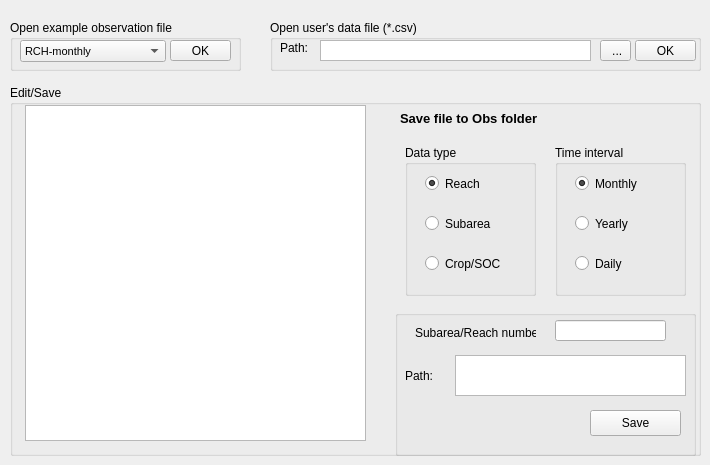
    <widget class="QWidget" name="obs">
     <attribute name="title">
      <string>Observed data</string>
     </attribute>
     <widget class="QGroupBox" name="groupBox_9">
      <property name="geometry">
       <rect>
        <x>10</x>
        <y>20</y>
        <width>231</width>
        <height>51</height>
       </rect>
      </property>
      <property name="title">
       <string>Open example observation file</string>
      </property>
      <widget class="QComboBox" name="drop_obsexamp">
       <property name="geometry">
        <rect>
         <x>10</x>
         <y>20</y>
         <width>146</width>
         <height>22</height>
        </rect>
       </property>
       <property name="font">
        <font>
         <pointsize>8</pointsize>
        </font>
       </property>
       <item>
        <property name="text">
         <string>RCH-monthly</string>
        </property>
       </item>
       <item>
        <property name="text">
         <string>RCH-daily</string>
        </property>
       </item>
       <item>
        <property name="text">
         <string>RCH-yearly</string>
        </property>
       </item>
       <item>
        <property name="text">
         <string>SUB-monthly</string>
        </property>
       </item>
       <item>
        <property name="text">
         <string>SUB-daily</string>
        </property>
       </item>
       <item>
        <property name="text">
         <string>SUB-yearly</string>
        </property>
       </item>
       <item>
        <property name="text">
         <string>Crop yield -yearly</string>
        </property>
       </item>
      </widget>
      <widget class="QPushButton" name="btn_obsexample">
       <property name="geometry">
        <rect>
         <x>160</x>
         <y>20</y>
         <width>61</width>
         <height>21</height>
        </rect>
       </property>
       <property name="text">
        <string>OK</string>
       </property>
      </widget>
     </widget>
     <widget class="QGroupBox" name="groupBox_12">
      <property name="geometry">
       <rect>
        <x>270</x>
        <y>20</y>
        <width>431</width>
        <height>51</height>
       </rect>
      </property>
      <property name="title">
       <string>Open user's data file (*.csv)</string>
      </property>
      <widget class="QToolButton" name="btn_user_obs_file_path">
       <property name="geometry">
        <rect>
         <x>330</x>
         <y>20</y>
         <width>31</width>
         <height>21</height>
        </rect>
       </property>
       <property name="text">
        <string> ...</string>
       </property>
      </widget>
      <widget class="QTextEdit" name="txt_user_obs_path">
       <property name="geometry">
        <rect>
         <x>50</x>
         <y>20</y>
         <width>271</width>
         <height>21</height>
        </rect>
       </property>
       <property name="verticalScrollBarPolicy">
        <enum>Qt::ScrollBarAlwaysOff</enum>
       </property>
       <property name="horizontalScrollBarPolicy">
        <enum>Qt::ScrollBarAlwaysOff</enum>
       </property>
      </widget>
      <widget class="QLabel" name="label_9">
       <property name="geometry">
        <rect>
         <x>10</x>
         <y>20</y>
         <width>36</width>
         <height>16</height>
        </rect>
       </property>
       <property name="text">
        <string>Path:</string>
       </property>
      </widget>
      <widget class="QPushButton" name="btn_user_obs_open">
       <property name="geometry">
        <rect>
         <x>365</x>
         <y>20</y>
         <width>61</width>
         <height>21</height>
        </rect>
       </property>
       <property name="text">
        <string>OK</string>
       </property>
      </widget>
     </widget>
     <widget class="QGroupBox" name="groupBox_7">
      <property name="geometry">
       <rect>
        <x>10</x>
        <y>85</y>
        <width>691</width>
        <height>371</height>
       </rect>
      </property>
      <property name="title">
       <string>Edit/Save</string>
      </property>
      <widget class="QTextEdit" name="txt_obs_show">
       <property name="geometry">
        <rect>
         <x>15</x>
         <y>20</y>
         <width>341</width>
         <height>336</height>
        </rect>
       </property>
       <property name="lineWrapMode">
        <enum>QTextEdit::NoWrap</enum>
       </property>
      </widget>
      <widget class="QGroupBox" name="groupBox_10">
       <property name="geometry">
        <rect>
         <x>395</x>
         <y>60</y>
         <width>131</width>
         <height>151</height>
        </rect>
       </property>
       <property name="title">
        <string>Data type</string>
       </property>
       <widget class="QRadioButton" name="rb_user_obs_type_rch">
        <property name="geometry">
         <rect>
          <x>20</x>
          <y>30</y>
          <width>91</width>
          <height>17</height>
         </rect>
        </property>
        <property name="text">
         <string>Reach</string>
        </property>
        <property name="checked">
         <bool>true</bool>
        </property>
       </widget>
       <widget class="QRadioButton" name="rb_user_obs_type_sub">
        <property name="geometry">
         <rect>
          <x>20</x>
          <y>70</y>
          <width>91</width>
          <height>17</height>
         </rect>
        </property>
        <property name="text">
         <string>Subarea</string>
        </property>
       </widget>
       <widget class="QRadioButton" name="rb_user_obs_type_crp">
        <property name="geometry">
         <rect>
          <x>20</x>
          <y>110</y>
          <width>82</width>
          <height>17</height>
         </rect>
        </property>
        <property name="text">
         <string>Crop/SOC</string>
        </property>
       </widget>
      </widget>
      <widget class="QGroupBox" name="groupBox_11">
       <property name="geometry">
        <rect>
         <x>545</x>
         <y>60</y>
         <width>131</width>
         <height>151</height>
        </rect>
       </property>
       <property name="title">
        <string>Time interval</string>
       </property>
       <widget class="QRadioButton" name="rb_user_obs_mon">
        <property name="geometry">
         <rect>
          <x>20</x>
          <y>30</y>
          <width>82</width>
          <height>17</height>
         </rect>
        </property>
        <property name="text">
         <string>Monthly</string>
        </property>
        <property name="checked">
         <bool>true</bool>
        </property>
       </widget>
       <widget class="QRadioButton" name="rb_user_obs_yr">
        <property name="geometry">
         <rect>
          <x>20</x>
          <y>70</y>
          <width>82</width>
          <height>17</height>
         </rect>
        </property>
        <property name="text">
         <string>Yearly</string>
        </property>
       </widget>
       <widget class="QRadioButton" name="rb_user_obs_day">
        <property name="geometry">
         <rect>
          <x>20</x>
          <y>110</y>
          <width>82</width>
          <height>17</height>
         </rect>
        </property>
        <property name="text">
         <string>Daily</string>
        </property>
       </widget>
      </widget>
      <widget class="QGroupBox" name="groupBox_6">
       <property name="geometry">
        <rect>
         <x>385</x>
         <y>225</y>
         <width>301</width>
         <height>146</height>
        </rect>
       </property>
       <property name="title">
        <string/>
       </property>
       <widget class="QLabel" name="label_4">
        <property name="geometry">
         <rect>
          <x>20</x>
          <y>15</y>
          <width>121</width>
          <height>16</height>
         </rect>
        </property>
        <property name="frameShape">
         <enum>QFrame::NoFrame</enum>
        </property>
        <property name="text">
         <string>Subarea/Reach number:</string>
        </property>
       </widget>
       <widget class="QLineEdit" name="txt_user_obs_subnum">
        <property name="geometry">
         <rect>
          <x>160</x>
          <y>10</y>
          <width>111</width>
          <height>21</height>
         </rect>
        </property>
       </widget>
       <widget class="QTextEdit" name="txt_user_obs_save_path">
        <property name="geometry">
         <rect>
          <x>60</x>
          <y>45</y>
          <width>231</width>
          <height>41</height>
         </rect>
        </property>
        <property name="midLineWidth">
         <number>0</number>
        </property>
        <property name="lineWrapMode">
         <enum>QTextEdit::FixedColumnWidth</enum>
        </property>
        <property name="lineWrapColumnOrWidth">
         <number>40</number>
        </property>
       </widget>
       <widget class="QLabel" name="label_6">
        <property name="geometry">
         <rect>
          <x>10</x>
          <y>55</y>
          <width>31</width>
          <height>21</height>
         </rect>
        </property>
        <property name="frameShape">
         <enum>QFrame::NoFrame</enum>
        </property>
        <property name="text">
         <string>Path:</string>
        </property>
       </widget>
       <widget class="QPushButton" name="btn_save_user_obs">
        <property name="geometry">
         <rect>
          <x>195</x>
          <y>100</y>
          <width>91</width>
          <height>26</height>
         </rect>
        </property>
        <property name="text">
         <string>Save</string>
        </property>
       </widget>
      </widget>
      <widget class="QLabel" name="label_3">
       <property name="geometry">
        <rect>
         <x>390</x>
         <y>25</y>
         <width>161</width>
         <height>16</height>
        </rect>
       </property>
       <property name="font">
        <font>
         <pointsize>10</pointsize>
         <weight>75</weight>
         <bold>true</bold>
        </font>
       </property>
       <property name="text">
        <string>Save file to Obs folder</string>
       </property>
      </widget>
     </widget>
     <zorder>groupBox_7</zorder>
     <zorder>groupBox_9</zorder>
     <zorder>groupBox_12</zorder>
    </widget>
